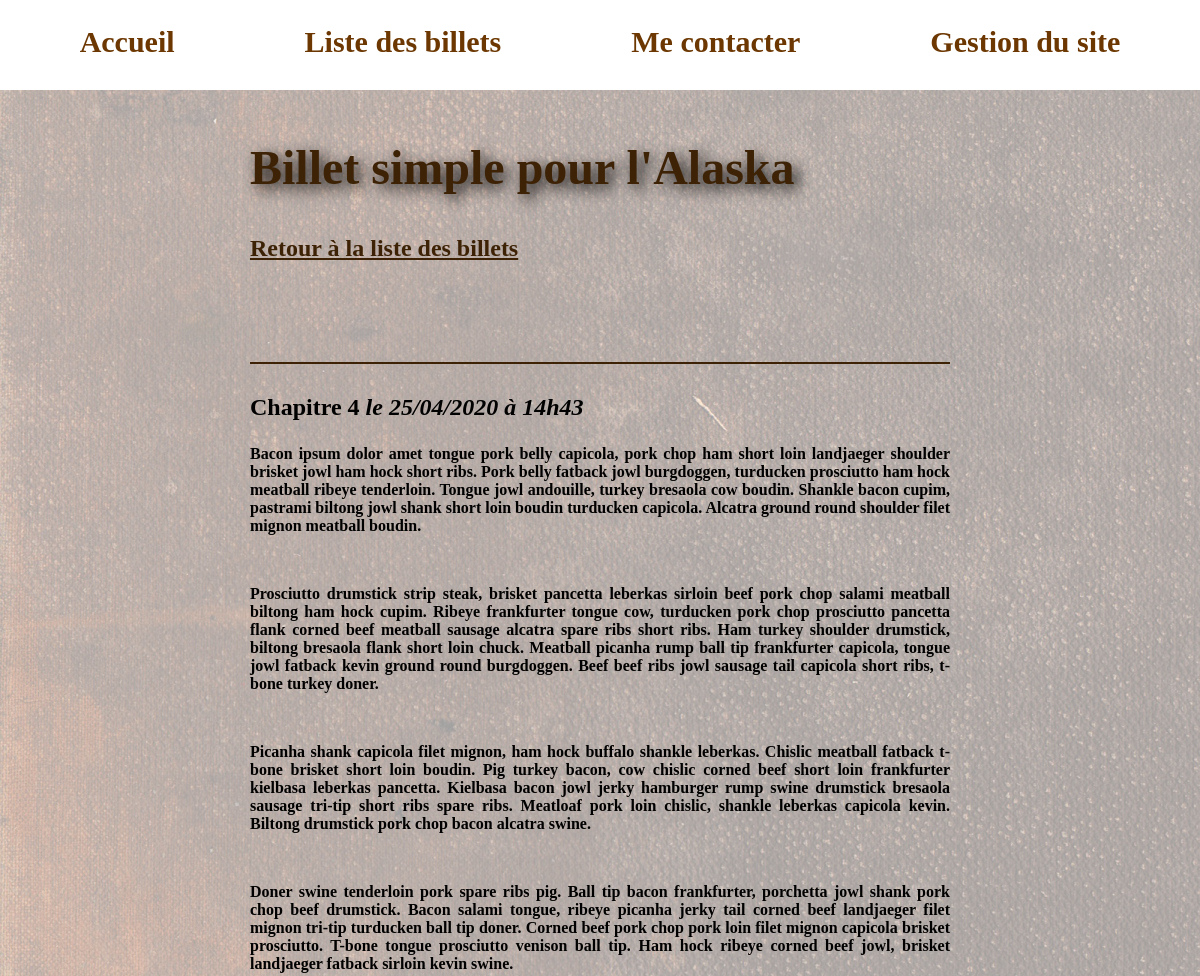
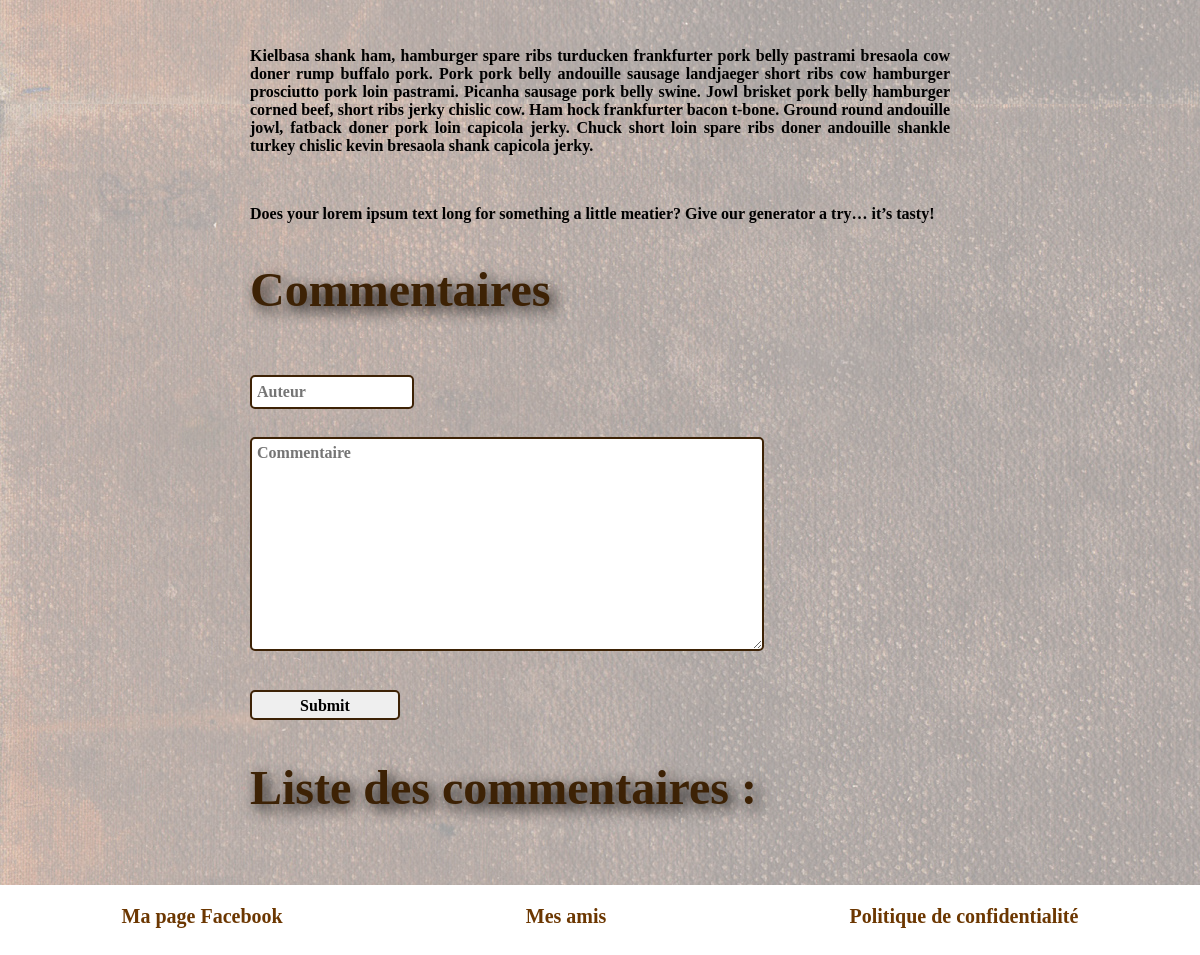
Page /index.php?action=postView&id=48 on the committed database (2 pictures, top to bottom).
### tables this page shows
CREATE TABLE IF NOT EXISTS `posts` (
  `id` int(11) NOT NULL AUTO_INCREMENT,
  `title` varchar(255) NOT NULL,
  `content` text NOT NULL,
  `creation_date` datetime NOT NULL,
  PRIMARY KEY (`id`)
);

### controller/frontend.php (called while the page is built, shortened)
<?php
require_once('model/PostManager.php');
function postView()
{
    $postManager = new PostManager();
    $post = $postManager->getPost($_GET['id']);
    require('view/frontend/postView.php');
}

### model/PostManager.php (called while the page is built, shortened)
<?php
class PostManager extends Manager
{
    public function getPost($postId) {
        $db = $this->dbConnect();
        $req = $db->prepare('SELECT id, title, content,
        DATE_FORMAT(creation_date, \'%d/%m/%Y à %Hh%i\') AS creation_date_fr
        FROM posts WHERE id = ?');
        $req->execute(array($postId));
        $post = $req->fetch();
        return $post;
    }
}

### view/frontend/postView.php (the view, shortened to what this page needs)
<h2>Billet simple pour l'Alaska</h2>
<a class="liens" href="index.php?action=listPosts">Retour à la liste des billets</a>
<div class="newPost">
    <h3>
        <?= htmlspecialchars($post['title']) ?>
        <em>le <?= htmlspecialchars($post['creation_date_fr']) ?></em>
    </h3>
    <?php
    $allowedTags = '<p><strong><em><u><h1><h2><h3><h4><h5><h6><img><li><ol><ul><span><div><br><ins><del>';
    $postContent = strip_tags(stripslashes($post['content']), $allowedTags);
    echo $postContent;
    ?>
</div>
<h2>Commentaires</h2>
<form action="index.php?action=addComment&amp;id=<?= htmlspecialchars($post['id']) ?>" method="post">
    <div>
        <label for="author"></label><br />
        <input type="text" id="author" name="author" placeholder="Auteur" />
    </div>
    <div>
        <label for="comment"></label><br />
        <textarea id="comment" name="comment" placeholder="Commentaire"></textarea>
    </div>
    <div>
        <input id="post_comment" class="submit" type="submit" />
    </div>
</form>
<h2>Liste des commentaires :</h2>
<?php require('template.php'); ?>

### public/css/style.css (style rules this page uses)
h1, h2 { font-family: 'curve'; font-weight: bold; text-shadow: 5px 5px 15px black; }
h2 { font-size: 3em; color: #3D2205; }
body { font-family: 'quicksand'; background-image: url("../images/bg.jpg"); margin: 0 auto; }
body p { font-size: 16px; font-weight: bold; }
.newPost { font-weight: bold; margin-top: 100px; text-align: justify; }
.newPost p { font-size: 16px; }
.newPost h3 { border-top: 2px solid #3D2205; padding-top: 30px; font-size: 1.5em; }
input { width: 150px; height: 20px; font-size: 16px; border: 2px solid #3D2205; border-radius: 5px; font-family: 'quicksand'; font-weight: bold; display: flex; flex-direction: column; padding: 5px; margin-bottom: 10px; }
textarea { width: 500px; height: 200px; font-size: 16px; border: 2px solid #3D2205; border-radius: 5px; font-family: 'quicksand'; font-weight: bold; padding: 5px; margin-bottom: 5px; }
.submit { width: 150px; height: 30px; justify-content: center; margin-top: 30px; }
.liens { color: #3D2205; font-size: 1.5em; font-weight: bold; }

### rows in the picture
posts: title "Chapitre 4", content "Bacon ipsum dolor amet tongue pork belly capicola, pork chop ham short loin landjaeger shoulder brisket jowl ham hock short ribs. Pork belly fatback jowl burgdoggen, turducken prosciutto ham hock meatball ribeye tenderloin. Tongue jowl andouille, turkey bresaola cow boudin. Shankle bacon cupim, pastrami biltong jowl shank short loin boudin turducken capicola. Alcatra ground round shoulder filet mignon meatball boudin. Prosciutto drumstick strip steak, brisket pancetta leberkas sirloin beef pork chop salami meatball biltong ham hock cupim. Ribeye frankfurter tongue cow, turducken pork chop prosciutto pancetta flank corned beef meatball sausage alcatra spare ribs short ribs. Ham turkey…"

### other values in the picture
$post['creation_date_fr'] "25/04/2020 à 14h43"
